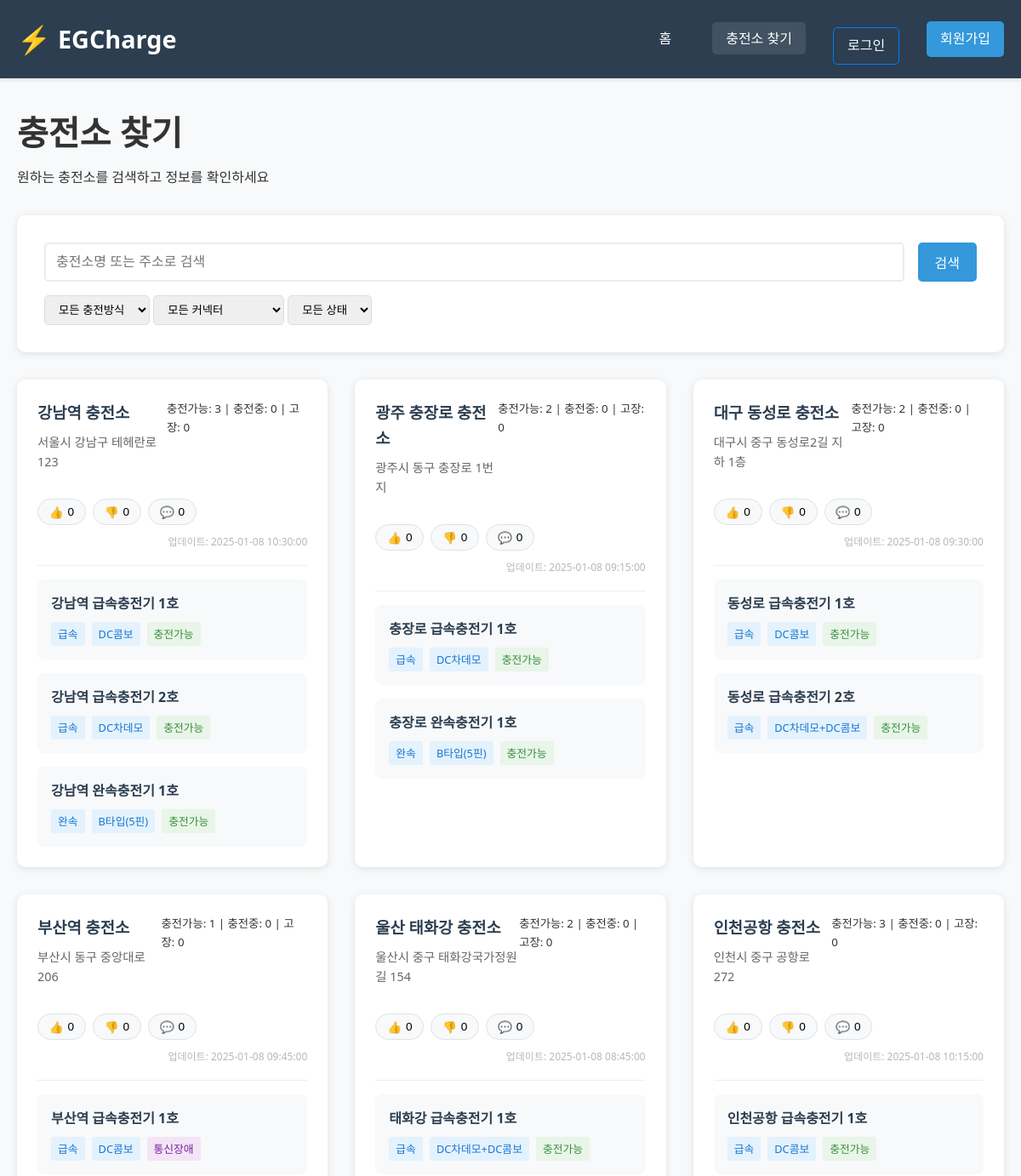
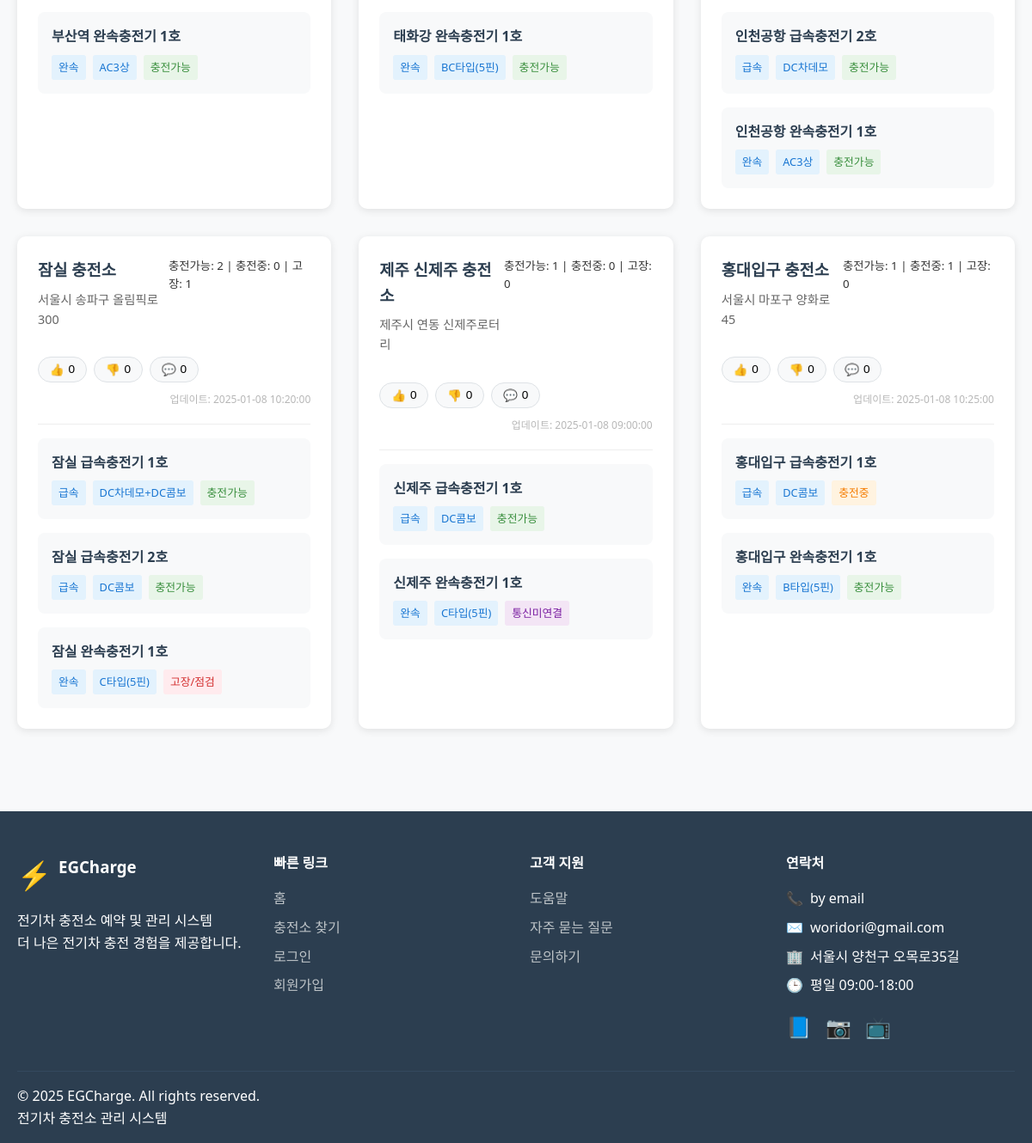
The page /pages/stations.php on the database its author committed (2 pictures, top to bottom).
### tables this page shows
CREATE TABLE eg_charging_stations (
                                      id             INT AUTO_INCREMENT UNIQUE KEY,
                                      offer_cd       VARCHAR(50)  NOT NULL COMMENT '충전소 코드 KEPCO 제공',
                                      csId           VARCHAR(50)  NOT NULL COMMENT '충전소 ID KEPCO 제공',
                                      csNm           VARCHAR(100) NOT NULL COMMENT '충전소 이름 KEPCO 제공',
                                      addr           VARCHAR(255) NOT NULL COMMENT '충전소 주소 KEPCO 제공',
                                      lat            DECIMAL(10, 8) COMMENT '위도 KEPCO 제공',
                                      lngi           DECIMAL(11, 8) COMMENT '경도 KEPCO 제공',
                                      cpId           VARCHAR(50)  NOT NULL COMMENT '충전기 ID KEPCO 제공',
                                      charegTp       TINYINT COMMENT '충전기 타입 코드 KEPCO 제공 1:완속 2:급속',
                                      charegTpNm     VARCHAR(50) COMMENT '충전기 타입명',
                                      cpNm           VARCHAR(100) NOT NULL COMMENT '충전기 이름 KEPCO 제공',
                                      cpStat         TINYINT COMMENT '충전기 상태 코드 KEPCO 제공 1:충전가능 2:충전중 3:고장/점검 4:통신장애 5:통신미연결',
                                      cpStatNm       VARCHAR(50) COMMENT '충전기 상태명',
                                      cpTp           TINYINT COMMENT '충전기 커넥터 타입 코드 KEPCO 제공',
                                      cpTpNm         VARCHAR(50) COMMENT '충전기 커넥터 타입명',
                                      statUpdatetime VARCHAR(50) COMMENT '충전기 상태 갱신 시각 KEPCO 제공',
                                      created_at     TIMESTAMP DEFAULT CURRENT_TIMESTAMP,
                                      updated_at     TIMESTAMP DEFAULT CURRENT_TIMESTAMP ON UPDATE CURRENT_TIMESTAMP,

                                      PRIMARY KEY (offer_cd, csId, cpId),
                                      INDEX idx_id (id),
                                      INDEX idx_csNm (csNm),
                                      INDEX idx_addr (addr),
                                      INDEX idx_cpStat (cpStat),
                                      INDEX idx_charegTp (charegTp),
                                      INDEX idx_location (lat, lngi)
);

### public/includes/stations_helper.php (called while the page is built, shortened)
<?php
$database = new Database();
$db = $database->getConnection();
function fetchStationsData($search = '', $charge_type = '', $connector_type = '', $status = '') {
    global $db;
    $response = [
        'success' => false,
        'stations' => [],
        'count' => 0
    ];
    try {
        $params = [];
        $query = "SELECT * FROM eg_charging_stations";
        $query .= " ORDER BY csNm, cpNm LIMIT ? OFFSET ?";
        $params[] = 50;
        $params[] = 0;
        $stmt = $db->prepare($query);
        $stmt->execute($params);
        $stations = $stmt->fetchAll(PDO::FETCH_ASSOC);
        $response['success'] = true;
        $response['stations'] = $stations;
        $response['count'] = count($stations);
    } catch(Exception $e) {
        error_log('충전소 조회 중 오류가 발생했습니다: ' . $e->getMessage());
    }
    return $response;
}
?>

### public/pages/stations.php (the view, shortened to what this page needs)
<?php
include_once '../includes/header.php';
include_once '../includes/stations_helper.php';
$database = new Database();
$db = $database->getConnection();
$search = $_GET['search'] ?? '';
$api_params = [];
$stations = [];
$stationData = fetchStationsData($api_params);
if ($stationData['success']) {
    $stations = $stationData['stations'];
} else {
    $stations = [];
}
$stationGroups = [];
foreach ($stations as $station) {
    $key = $station['csId'];
    if (!isset($stationGroups[$key])) {
        $stationGroups[$key] = [
            'csNm' => $station['csNm'],
            'addr' => $station['addr'],
            'lat' => $station['lat'],
            'lngi' => $station['lngi'],
            'statUpdatetime' => $station['statUpdatetime'],
            'chargers' => []
        ];
    }
    $stationGroups[$key]['chargers'][] = $station;
}
function getStationReviews($csId) {
    global $db;
    try {
        $stmt = $db->prepare("
            SELECT
                SUM(CASE WHEN reaction_type = 'like' THEN 1 ELSE 0 END) as likes,
                SUM(CASE WHEN reaction_type = 'dislike' THEN 1 ELSE 0 END) as dislikes
            FROM station_reactions
            WHERE station_id = ?
        ");
        $stmt->execute([$csId]);
        $reactions = $stmt->fetch(PDO::FETCH_ASSOC);
        $stmt = $db->prepare("SELECT COUNT(*) as reviews_count FROM station_reviews WHERE station_id = ?");
        $stmt->execute([$csId]);
        $reviews = $stmt->fetch(PDO::FETCH_ASSOC);
        return [
            'likes' => intval($reactions['likes'] ?? 0),
            'dislikes' => intval($reactions['dislikes'] ?? 0),
            'reviews_count' => intval($reviews['reviews_count'] ?? 0)
        ];
    } catch (Exception $e) {
        return [
            'likes' => 0,
            'dislikes' => 0,
            'reviews_count' => 0
        ];
    }
}
function getStatusClass($status) {
    switch(intval($status)) {
        case 1: return 'status-available';
        case 2: return 'status-charging';
        case 3: return 'status-broken';
        case 4:
        case 5: return 'status-offline';
    }
}
?>
  <main class="stations-page">
    <div class="container">
      <div class="page-header">
        <h1>충전소 찾기</h1>
        <p>원하는 충전소를 검색하고 정보를 확인하세요</p>
      </div>
      <div class="search-section">
        <form method="GET" class="search-form">
          <input type="text" name="search" id="station-search"
                 placeholder="충전소명 또는 주소로 검색"
                 value="<?= htmlspecialchars($search) ?>" class="search-input">
          <button type="submit" class="btn btn-primary">검색</button>
        </form>
        <div class="filters">
          <form method="GET" id="filter-form">
            <select name="charge_type" id="charge-type-filter" onchange="document.getElementById('filter-form').submit()">
              <option value="">모든 충전방식</option>
            </select>
            <select name="connector_type" id="connector-filter" onchange="document.getElementById('filter-form').submit()">
              <option value="">모든 커넥터</option>
            </select>
            <select name="status" id="status-filter" onchange="document.getElementById('filter-form').submit()">
              <option value="">모든 상태</option>
            </select>
          </form>
        </div>
      </div>
      <div class="stations-grid">
          <?php if (empty($stationGroups)): ?>
            <p class="empty-message">검색 결과가 없습니다.</p>
          <?php else: ?>
              <?php foreach ($stationGroups as $csId => $stationGroup): ?>
                  <?php
                  $availableChargers = array_filter($stationGroup['chargers'], function($c) { return $c['cpStat'] == 1; });
                  $chargingChargers = array_filter($stationGroup['chargers'], function($c) { return $c['cpStat'] == 2; });
                  $brokenChargers = array_filter($stationGroup['chargers'], function($c) { return $c['cpStat'] == 3; });
                  $reviews = getStationReviews($csId);
                  ?>
              <div class="station-card">
                <div class="station-header">
                  <div class="station-info">
                    <h3><?= htmlspecialchars($stationGroup['csNm']) ?></h3>
                    <p class="station-address"><?= htmlspecialchars($stationGroup['addr']) ?></p>
                  </div>
                  <div class="station-summary">
                    <small>
                      충전가능: <?= count($availableChargers) ?> |
                      충전중: <?= count($chargingChargers) ?> |
                      고장: <?= count($brokenChargers) ?>
                    </small>
                  </div>
                </div>
                <div class="station-reactions">
                  <div class="reaction-buttons">
                    <button class="reaction-btn like-btn" onclick="toggleLike('<?= $csId ?>')" data-station="<?= $csId ?>">
                      👍 <span class="like-count"><?= $reviews['likes'] ?></span>
                    </button>
                    <button class="reaction-btn dislike-btn" onclick="toggleDislike('<?= $csId ?>')" data-station="<?= $csId ?>">
                      👎 <span class="dislike-count"><?= $reviews['dislikes'] ?></span>
                    </button>
                    <button class="reaction-btn review-btn" onclick="showReviewModal('<?= $csId ?>', '<?= htmlspecialchars($stationGroup['csNm']) ?>')">
                      💬 <span class="review-count"><?= $reviews['reviews_count'] ?></span>
                    </button>
                  </div>
                  <p class="update-time">업데이트: <?= htmlspecialchars($stationGroup['statUpdatetime']) ?></p>
                </div>
                <div class="chargers-list">
                    <?php foreach ($stationGroup['chargers'] as $charger): ?>
                      <div class="charger-details">
                        <h4><?= htmlspecialchars($charger['cpNm']) ?></h4>
                        <div class="detail-tags">
                          <span><?= htmlspecialchars($charger['charegTpNm']) ?></span>
                          <span><?= htmlspecialchars($charger['cpTpNm']) ?></span>
                          <span class="<?= getStatusClass($charger['cpStat']) ?>">
                      <?= htmlspecialchars($charger['cpStatNm']) ?>
                    </span>
                        </div>
                      </div>
                    <?php endforeach; ?>
                </div>
              </div>
              <?php endforeach; ?>
          <?php endif; ?>
      </div>
    </div>
  </main>
  <link rel="stylesheet" href="../assets/css/stations.css">
<?php include_once '../includes/footer.php'; ?>

### rows shown on the page
eg_charging_stations: cpNm "강남역 급속충전기 1호", charegTpNm "급속", cpTpNm "DC콤보", cpStatNm "충전가능"
eg_charging_stations: cpNm "강남역 급속충전기 2호", charegTpNm "급속", cpTpNm "DC차데모", cpStatNm "충전가능"
eg_charging_stations: cpNm "강남역 완속충전기 1호", charegTpNm "완속", cpTpNm "B타입(5핀)", cpStatNm "충전가능"
eg_charging_stations: cpNm "충장로 급속충전기 1호", charegTpNm "급속", cpTpNm "DC차데모", cpStatNm "충전가능"
eg_charging_stations: cpNm "충장로 완속충전기 1호", charegTpNm "완속", cpTpNm "B타입(5핀)", cpStatNm "충전가능"
eg_charging_stations: cpNm "동성로 급속충전기 1호", charegTpNm "급속", cpTpNm "DC콤보", cpStatNm "충전가능"
eg_charging_stations: cpNm "동성로 급속충전기 2호", charegTpNm "급속", cpTpNm "DC차데모+DC콤보", cpStatNm "충전가능"
eg_charging_stations: cpNm "부산역 급속충전기 1호", charegTpNm "급속", cpTpNm "DC콤보", cpStatNm "통신장애"
eg_charging_stations: cpNm "부산역 완속충전기 1호", charegTpNm "완속", cpTpNm "AC3상", cpStatNm "충전가능"
eg_charging_stations: cpNm "태화강 급속충전기 1호", charegTpNm "급속", cpTpNm "DC차데모+DC콤보", cpStatNm "충전가능"
eg_charging_stations: cpNm "태화강 완속충전기 1호", charegTpNm "완속", cpTpNm "BC타입(5핀)", cpStatNm "충전가능"
eg_charging_stations: cpNm "인천공항 급속충전기 1호", charegTpNm "급속", cpTpNm "DC콤보", cpStatNm "충전가능"
eg_charging_stations: cpNm "인천공항 급속충전기 2호", charegTpNm "급속", cpTpNm "DC차데모", cpStatNm "충전가능"
eg_charging_stations: cpNm "인천공항 완속충전기 1호", charegTpNm "완속", cpTpNm "AC3상", cpStatNm "충전가능"
eg_charging_stations: cpNm "잠실 급속충전기 1호", charegTpNm "급속", cpTpNm "DC차데모+DC콤보", cpStatNm "충전가능"
eg_charging_stations: cpNm "잠실 급속충전기 2호", charegTpNm "급속", cpTpNm "DC콤보", cpStatNm "충전가능"
eg_charging_stations: cpNm "잠실 완속충전기 1호", charegTpNm "완속", cpTpNm "C타입(5핀)", cpStatNm "고장/점검"
eg_charging_stations: cpStat "1", cpNm "신제주 급속충전기 1호", charegTpNm "급속", cpTpNm "DC콤보", cpStatNm "충전가능"
eg_charging_stations: cpNm "신제주 완속충전기 1호", charegTpNm "완속", cpTpNm "C타입(5핀)", cpStatNm "통신미연결"
eg_charging_stations: cpNm "홍대입구 급속충전기 1호", charegTpNm "급속", cpTpNm "DC콤보", cpStatNm "충전중"
eg_charging_stations: cpNm "홍대입구 완속충전기 1호", charegTpNm "완속", cpTpNm "B타입(5핀)", cpStatNm "충전가능"

### other values the page prints
$stationGroup['csNm'] "강남역 충전소"
$stationGroup['addr'] "서울시 강남구 테헤란로 123"
count($availableChargers) "3"
count($chargingChargers) "0"
count($brokenChargers) "0"
$reviews['likes'] "0"
$reviews['dislikes'] "0"
$reviews['reviews_count'] "0"
$stationGroup['statUpdatetime'] "2025-01-08 10:30:00"
$stationGroup['csNm'] "광주 충장로 충전소"
$stationGroup['addr'] "광주시 동구 충장로 1번지"
count($availableChargers) "2"
$stationGroup['statUpdatetime'] "2025-01-08 09:15:00"
$stationGroup['csNm'] "대구 동성로 충전소"
$stationGroup['addr'] "대구시 중구 동성로2길 지하 1층"
